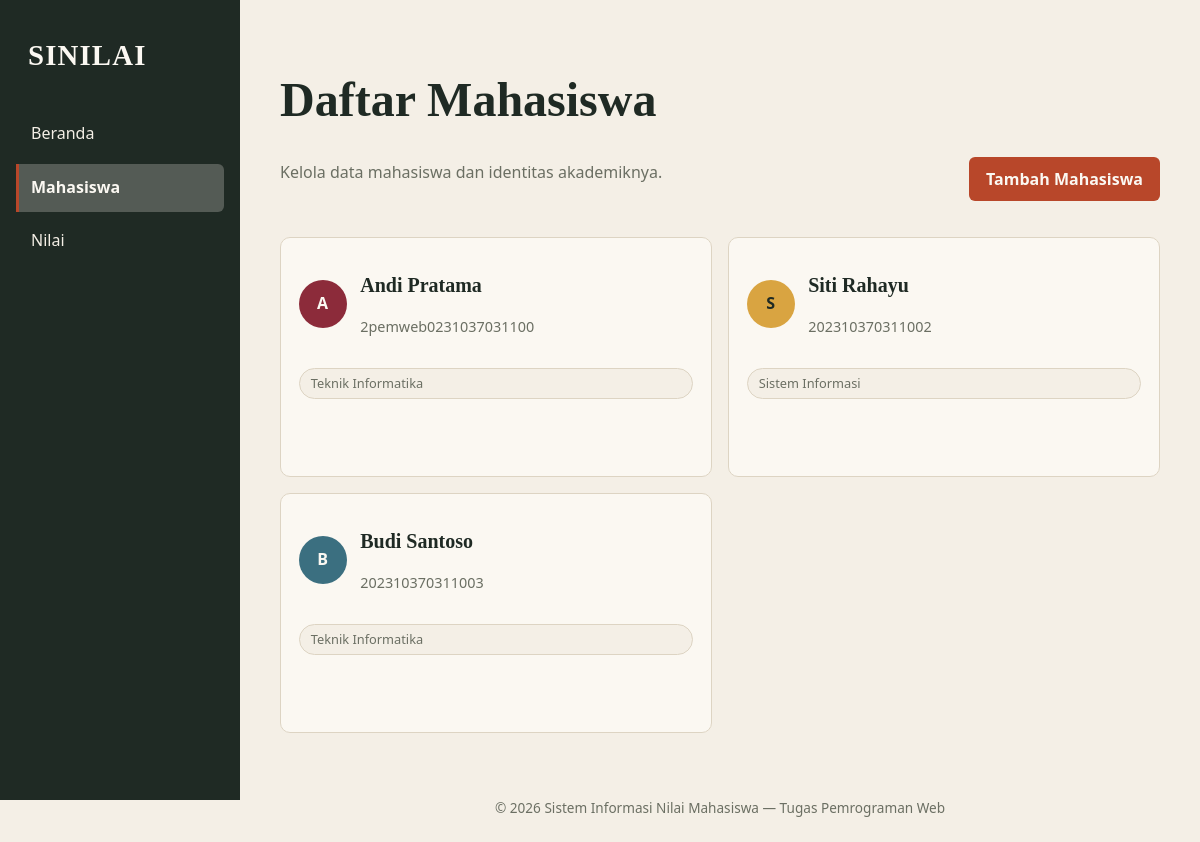
Before: /mahasiswa with the older database file.
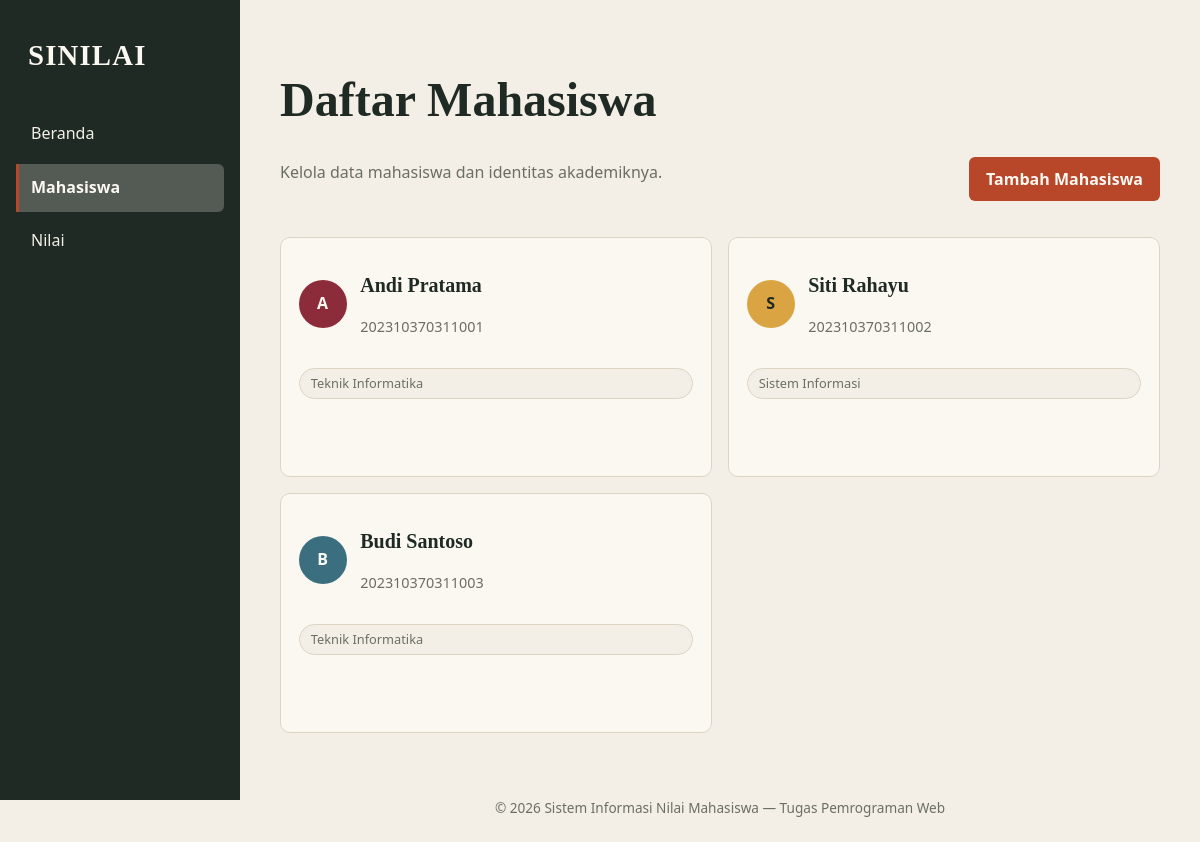
After: the same page with the newer database file.
### tables this page shows
CREATE TABLE IF NOT EXISTS mahasiswa (
    id    INT          NOT NULL AUTO_INCREMENT,
    nim   VARCHAR(20)  NOT NULL,
    nama  VARCHAR(100) NOT NULL,
    prodi VARCHAR(100) NOT NULL,
    PRIMARY KEY (id),
    UNIQUE KEY uq_nim (nim)
);

### src/Controllers/MahasiswaController.php (called while the page is built, shortened)
<?php
class MahasiswaController
{
    private ?PdoMahasiswaRepository $repository = null;
    public function index(): void
    {
        $paletAvatar = ['aksen', 'grade-a', 'grade-b', 'mustard', 'grade-e'];
        $daftarMahasiswa = array_map(
            static function (Mahasiswa $mhs) use ($paletAvatar): array {
                $nama = trim($mhs->getNama());
                preg_match('/^./us', $nama, $hurufPertama);
                $inisial = strtoupper($hurufPertama[0] ?? '?');
                $warna = hexdec(substr(hash('crc32b', strtolower($inisial)), 0, 7))
                    % count($paletAvatar);
                return [
                    'id' => $mhs->getId(),
                    'nim' => $mhs->getNim(),
                    'nama' => $mhs->getNama(),
                    'prodi' => $mhs->getProdi(),
                    'inisial' => $inisial,
                    'kelas_avatar' => 'avatar--' . $paletAvatar[$warna],
                ];
            },
            $this->repository()->all()
        );
        $judul = 'Daftar Mahasiswa';
        $deskripsiHalaman = 'Kelola data mahasiswa dan identitas akademiknya.';
        $menuAktif = 'mahasiswa';
        $aksiUtama = ['label' => 'Tambah Mahasiswa', 'href' => '/mahasiswa/tambah'];
        require dirname(__DIR__, 2) . '/views/mahasiswa/index.php';
    }
    private function repository(): PdoMahasiswaRepository
    {
        if ($this->repository === null) {
            $this->repository = new PdoMahasiswaRepository();
        }
        return $this->repository;
    }
}

### public/index.php (called while the page is built, shortened)
<?php
require dirname(__DIR__) . '/src/autoload.php';
$router = new Router();
$router->get('/', [BerandaController::class, 'index']);
$router->get('/mahasiswa', [MahasiswaController::class, 'index']);
$router->get('/mahasiswa/tambah', [MahasiswaController::class, 'tambah']);
$router->get('/mahasiswa/edit', [MahasiswaController::class, 'edit']);
$router->post('/mahasiswa/simpan', [MahasiswaController::class, 'simpan']);
$router->post('/mahasiswa/update', [MahasiswaController::class, 'update']);
$router->post('/mahasiswa/hapus', [MahasiswaController::class, 'hapus']);
$router->get('/nilai', [NilaiController::class, 'index']);
$router->get('/nilai/tambah', [NilaiController::class, 'tambah']);
$router->get('/nilai/edit', [NilaiController::class, 'edit']);
$router->post('/nilai/simpan', [NilaiController::class, 'simpan']);
$router->post('/nilai/update', [NilaiController::class, 'update']);
$router->post('/nilai/hapus', [NilaiController::class, 'hapus']);
$uri = parse_url($_SERVER['REQUEST_URI'], PHP_URL_PATH);
$uri = rtrim($uri, '/') ?: '/';
$router->dispatch($_SERVER['REQUEST_METHOD'], $uri);

### src/autoload.php (called while the page is built, shortened)
<?php
spl_autoload_register(static function (string $kelas): void {
    $awalan = 'UMM\\Pemweb\\';
    $relatif = substr($kelas, strlen($awalan));
    $berkas = __DIR__ . DIRECTORY_SEPARATOR
        . str_replace('\\', DIRECTORY_SEPARATOR, $relatif)
        . '.php';
});

### src/config/koneksi.php (called while the page is built, shortened)
<?php
$host     = 'localhost';
$dbname   = 'pemweb';
$username = 'root';
$password = '';
$charset  = 'utf8mb4';
$dsn = "mysql:host={$host};dbname={$dbname};charset={$charset}";
$opsi = [
    PDO::ATTR_ERRMODE            => PDO::ERRMODE_EXCEPTION,
    PDO::ATTR_DEFAULT_FETCH_MODE => PDO::FETCH_ASSOC,
    PDO::ATTR_EMULATE_PREPARES   => false,
];
try {
    $pdo = new PDO($dsn, $username, $password, $opsi);
} catch (\PDOException $e) {
    error_log('Koneksi database gagal: ' . $e->getMessage());
    http_response_code(500);
    exit('Layanan database sedang tidak tersedia. Coba lagi nanti.');
}
return $pdo;

### src/Repository/PdoMahasiswaRepository.php (called while the page is built, shortened)
<?php
class PdoMahasiswaRepository implements MahasiswaRepository
{
    private PDO $pdo;
    public function __construct()
    {
        $this->pdo = require dirname(__DIR__) . '/config/koneksi.php';
    }
    public function all(): array
    {
        $sql  = 'SELECT id, nim, nama, prodi FROM mahasiswa ORDER BY id ASC';
        $stmt = $this->pdo->prepare($sql);
        $stmt->execute();
        $hasil = [];
        while ($baris = $stmt->fetch()) {
            $hasil[] = new Mahasiswa(
                id:    (int) $baris['id'],
                nim:   $baris['nim'],
                nama:  $baris['nama'],
                prodi: $baris['prodi'],
            );
        }
        return $hasil;
    }
}

### src/Model/Mahasiswa.php (called while the page is built, shortened)
<?php
class Mahasiswa
{
    public function getId(): ?int
    {
        return $this->id;
    }
    public function getNim(): string
    {
        return $this->nim;
    }
    public function getNama(): string
    {
        return $this->nama;
    }
    public function getProdi(): string
    {
        return $this->prodi;
    }
}

### views/mahasiswa/index.php (the view, shortened to what this page needs)
<?php require dirname(__DIR__) . '/layout/header.php'; ?>
        <?php if ($daftarMahasiswa === []): ?>
            <p class="empty-state">Belum ada data mahasiswa.</p>
        <?php else: ?>
            <section class="grid-mahasiswa" aria-label="Daftar mahasiswa" data-daftar-kartu>
                <?php foreach ($daftarMahasiswa as $mhs): ?>
                    <article class="kartu-mahasiswa kartu-flip" data-kartu-flip>
                        <div class="kartu-flip-dalam">
                            <div class="kartu-sisi kartu-sisi-depan" data-kartu-depan>
                                <div
                                    class="kartu-pemicu"
                                    data-kartu-pemicu
                                    aria-controls="mahasiswa-aksi-<?= (int) $mhs['id'] ?>"
                                    aria-label="Buka aksi untuk <?= htmlspecialchars($mhs['nama'], ENT_QUOTES, 'UTF-8') ?>"
                                >
                                    <div class="identitas-mahasiswa">
                                        <span class="avatar <?= htmlspecialchars($mhs['kelas_avatar'], ENT_QUOTES, 'UTF-8') ?>" aria-hidden="true"><?= htmlspecialchars($mhs['inisial'], ENT_QUOTES, 'UTF-8') ?></span>
                                        <div>
                                            <h2 class="nama-mahasiswa"><?= htmlspecialchars($mhs['nama'], ENT_QUOTES, 'UTF-8') ?></h2>
                                            <p class="nomor-induk"><?= htmlspecialchars($mhs['nim'], ENT_QUOTES, 'UTF-8') ?></p>
                                        </div>
                                    </div>
                                    <p class="badge-prodi"><?= htmlspecialchars($mhs['prodi'], ENT_QUOTES, 'UTF-8') ?></p>
                                </div>
                            </div>
                            <div class="kartu-sisi kartu-sisi-belakang" id="mahasiswa-aksi-<?= (int) $mhs['id'] ?>" data-kartu-belakang>
                                <p class="eyebrow">Aksi mahasiswa</p>
                                <p class="ringkasan-aksi-kartu"><?= htmlspecialchars($mhs['nama'], ENT_QUOTES, 'UTF-8') ?></p>
                                <div class="aksi-kartu">
                                    <a class="button button-secondary" href="/mahasiswa/edit?id=<?= (int) $mhs['id'] ?>">Edit</a>
                                    <form method="POST" action="/mahasiswa/hapus" onsubmit="return confirm('Yakin hapus data mahasiswa ini?')">
                                        <button class="button button-danger" type="submit">Hapus</button>
                                    </form>
                                    <button class="button button-secondary" type="button" data-kartu-kembali hidden>Kembali</button>
                                </div>
                            </div>
                        </div>
                    </article>
                <?php endforeach; ?>
            </section>
        <?php endif; ?>
<?php require dirname(__DIR__) . '/layout/footer.php'; ?>

### src/Core/Router.php (shortened to what this page needs)
<?php
class Router
{
    private array $rute = [];
    public function get(string $path, array $handler): void
    {
        $this->rute['GET'][$path] = $handler;
    }
    public function post(string $path, array $handler): void
    {
        $this->rute['POST'][$path] = $handler;
    }
    public function dispatch(string $method, string $path): void
    {
        $method = strtoupper($method);
        if (isset($this->rute[$method][$path])) {
            [$kelas, $namaMethod] = $this->rute[$method][$path];
            $controller = new $kelas();
            $controller->$namaMethod();
            return;
        }
        exit;
    }
}

### views/layout/header.php (shortened to what this page needs)
<!DOCTYPE html>
<html lang="id">
<head>
    <link rel="stylesheet" href="/css/style.css">
</head>
<body>
<div class="app-shell">
    <header class="sidebar">
        <a class="brand" href="/">SINILAI</a>
        <nav class="nav-panel" id="main-navigation" aria-label="Navigasi utama">
            <ul class="nav-list">
                <li>
                    <a class="nav-link <?= ($menuAktif ?? '') === 'beranda' ? 'active' : '' ?>"
                       href="/" <?= ($menuAktif ?? '') === 'beranda' ? 'aria-current="page"' : '' ?>>Beranda</a>
                </li>
                <li>
                    <a class="nav-link <?= in_array($menuAktif ?? '', ['mahasiswa', 'mahasiswa-form'], true) ? 'active' : '' ?>"
                       href="/mahasiswa" <?= in_array($menuAktif ?? '', ['mahasiswa', 'mahasiswa-form'], true) ? 'aria-current="page"' : '' ?>>Mahasiswa</a>
                </li>
                <li>
                    <a class="nav-link <?= in_array($menuAktif ?? '', ['nilai', 'nilai-form'], true) ? 'active' : '' ?>"
                       href="/nilai" <?= in_array($menuAktif ?? '', ['nilai', 'nilai-form'], true) ? 'aria-current="page"' : '' ?>>Nilai</a>
                </li>
            </ul>
        </nav>
    </header>
    <div class="main-content">
        <header class="page-header">
            <div>
                <h1><?= htmlspecialchars($judul ?? 'Sistem Informasi Nilai Mahasiswa', ENT_QUOTES, 'UTF-8') ?></h1>
                <?php if (isset($deskripsiHalaman)): ?>
                    <p><?= htmlspecialchars($deskripsiHalaman, ENT_QUOTES, 'UTF-8') ?></p>
                <?php endif; ?>
            </div>
            <?php if (isset($aksiUtama['label'], $aksiUtama['href'])): ?>
                <a class="aksi-utama" href="<?= htmlspecialchars($aksiUtama['href'], ENT_QUOTES, 'UTF-8') ?>">
                    <?= htmlspecialchars($aksiUtama['label'], ENT_QUOTES, 'UTF-8') ?>
                </a>
            <?php endif; ?>
        </header>
        <main class="konten" id="main-content">

### views/layout/footer.php (shortened to what this page needs)
        </main>
        <footer class="site-footer">
            &copy; <?= date('Y') ?> Sistem Informasi Nilai Mahasiswa &mdash; Tugas Pemrograman Web
        </footer>
    </div>
</div>
</body>
</html>

Changed rows visible on the page:
changed mahasiswa "Andi Pratama": nim "2pemweb0231037031100" → "202310370311001"
